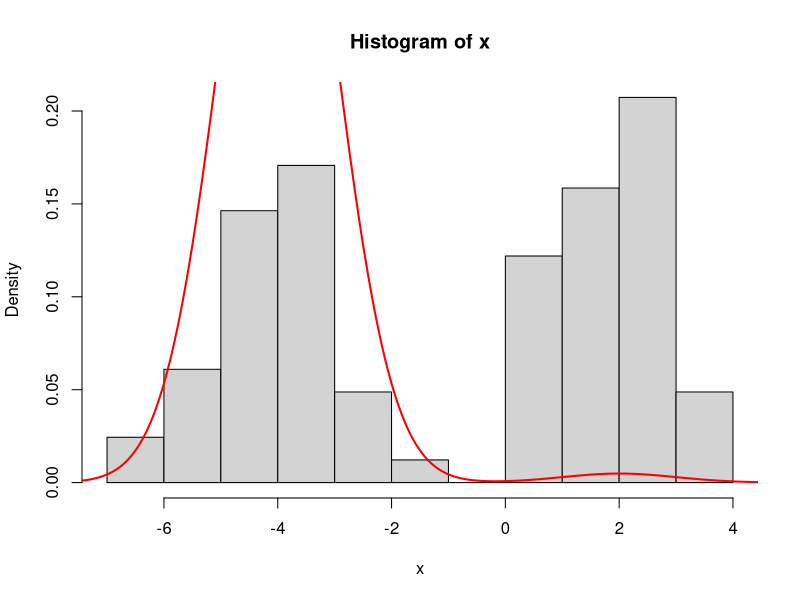

Recreate this plot in R.
################
#---PACKAGES---#
################
require(compiler)

############
#---DATA---#
############
# data generated from a mixture of two normals 0.5 * N(-4,1) + 0.5 * N(2,1) 
x <- c(3.2021219417081, 2.65741884298405, 0.780137036066781, 3.64724723765017, 
       2.81041331245526, -4.62984071052694, -3.14281370657829, -3.12319766617262, 
       0.908978440112633, 2.51957106216094, 1.6829613082298, -3.87567468005131, 
       0.945705446404869, 0.495428223641111, -3.70222557688605, 3.68414040371748, 
       1.71340601895164, 1.14251338854263, -4.67625135117806, -4.36161079110522, 
       2.5622235140633, 2.06378756223698, -6.05965795191174, 2.03357186159356, 
       1.85332992519105, -2.90292806264, -2.3872030054047, 2.97532564926973, 
       1.36038670563403, 2.03484398255987, -2.90544404614717, 1.94541101948915, 
       1.89877326620243, -4.58947787551057, -5.23332969425005, 1.35028279895402, 
       -5.7057364084379, -4.19795250440479, 0.169765958342949, -4.41040237770636, 
       3.23366242337812, 2.7355634096666, -3.79124850215067, 1.81625386149323, 
       1.1244817398166, -5.351603849814, -4.28238069609014, 2.81686670597407, 
       -3.41167847159064, 2.2695834486729, -4.33355486366414, -4.07156878219267, 
       0.66540681953474, 1.54438714296735, -6.69483940993138, -3.33693275965261, 
       -1.79182385472336, 2.57088565077193, 1.36080493186315, 2.47510953571402, 
       2.21485345997249, -3.14067593928145, -5.09841477435681, 0.995868098296324, 
       0.780575051090966, -4.78524027264247, -5.00218879969458, -3.31819478384048, 
       -3.22225921308094, 2.90755400556924, -4.5340589955408, -3.17250220599487, 
       1.3692421554455, 0.471461424865359, 2.21459894893125, -2.10032867323119, 
       -3.94392608719873, -3.96057630155318, -3.71448565584273, 0.730529435675807, 
       2.20540388616452, -4.56182609476879)

##################
#---LIKELIHOOD---#
##################
loglikelihood <- function(mu, z, P, data) {
  # mu - vector with K unique mean values
  # z - vector with N cluster assignments
  # data - vector with N data points
  # P - std dev (fixed)
  logL = 0;
  for(i in 1 : length(data)) {
    xi = data[i]
    mui = mu[z[i]]
    logL = logL + dnorm(x = xi, mean = mui, sd = P, log = TRUE )
  }
  
  return(logL )
}#END: loglikelihood

loglikelihood <- cmpfun(loglikelihood)

#############
#---PRIOR---#
#############
prior <- function(z, K, N, alpha) {
  # prior for cluster assignments
  # @return: loglikelyhood of an assignmnent z
  counts = matrix(NA, ncol = K, dimnames = list(NULL, c(1 : K) ) )
  theTable <- table(z)
  
  for(i in 1 : K) {
    colname <-  colnames(counts)[i]
    value <- theTable[which(names(theTable) == colname)]
    value <- ifelse(is.numeric(value), value, 0)
    counts[, i] <- ifelse(is.na(value), 0, value)
  }#END: i loop
  
  loglike = K * log(alpha)
  for(i in 1 : K) {
    
    eta = counts[i]
    if(eta > 0) {
      loglike = loglike + lfactorial(eta - 1)
    }# END: eta check
    
  }# END: i loop
  
  for(i in 1 : N) {
    loglike = loglike - log(alpha + i - 1)
  }
  
  return(loglike)
}#END: prior

prior <- cmpfun(prior)

# prior(z = c(1, 2, 3), K = 3, N = 3, alpha = 1.0 )
# -log(6)

################
#---PROPOSAL---#
################
proposal <- function(z, K, N) {
  # random walk (symmetric) proposal
  index = sample( c(1 : N), 1)
  value = sample( c(1 : K), 1 )
  
  r.cand = z
  r.cand[index] = value
  
  d.cand = 1
  d.curr = 1
  
  return(list(r.cand = r.cand, d.cand = d.cand, d.curr = d.curr))
}# END: proposal

proposal <- function(z, K, N, alpha) {
  # gibbs proposal (algorithm 2 from Neal 2000)
  # TODO: likelihood
  r.cand = z
  for(index in 1 : N) {
    
    occupancy = matrix(NA, ncol = K, dimnames = list(NULL, c(1 : K) ) )
    zi = r.cand[ - index]
    theTable = table(zi)
    
    for(i in 1 : K) {
      colname <-  colnames(occupancy)[i]
      value <- theTable[which(names(theTable) == colname)]
      value <- ifelse(is.numeric(value), value, 0)
      occupancy[, i] <- ifelse(is.na(value), 0, value)
    }#END: i loop
    
    probs = matrix(NA, ncol = K, dimnames = list(NULL, c(1 : K) ) )
    for(i in 1 : K) {
      
      if(occupancy[i] == 0) {#draw new
        
        probs[i] = ( (alpha) / (N - 1 + alpha) )
        
      } else { # draw existing
        
        probs[i] = ( (occupancy[i]) / (N - 1 + alpha) )
        
      }#END: occupation check
      
    }#END: i loop
    
    value = sample(c(1 : K), size = 1, prob = probs)
    r.cand[index] = value
  }#END: index loop
  
  d.cand = 1
  d.curr = 1
  
  return(list(r.cand = r.cand, d.cand = d.cand, d.curr = d.curr))
}#END: proposal

proposal <- cmpfun(proposal)

###############
#---SAMPLER---#
###############
metropolisHastings <- function(loglikelihood, prior, proposal, data, startvalue, mu, alpha, Nsim) {
  
  N <- length(startvalue)
  K <- length(mu)
  
  chain = array(dim = c(Nsim, N))
  chain[1, ] = startvalue
  for (i in 1 : (Nsim - 1)) {
    
    candidate = proposal(z = chain[i, ], K, N, alpha)
    
    r.candidate = candidate$r.cand
    d.candidate = candidate$d.cand
    d.curr = candidate$d.curr
    
    probab = exp(
      (loglikelihood(mu = mu, z = r.candidate, P = P, data) + prior(r.candidate, K, N, alpha) + log(d.candidate)) -
        (loglikelihood(mu = mu, z = chain[i, ], P = P, data) + prior(chain[i, ], K, N, alpha) + log(d.curr))
    )
    
    if (runif(1) < probab) {
      chain[i + 1, ] = r.candidate
    } else {
      chain[i + 1, ] = chain[i, ]
    }#END: accept check
    
  }#END: iterations loop
  
  return(chain)
}#END: metropolisHastings

metropolisHastings <- cmpfun(metropolisHastings)

############
#---MCMC---#
############
Nsim  <- 10^3
N     <- length(x)
P     <- 1
alpha <- 0.01
z     <- rep(1, N)
mu    <- c(-4,2)

chain = metropolisHastings(loglikelihood, prior, proposal, data = x, startvalue = z, mu, alpha, Nsim)

z = chain[dim(chain)[1], ]

probs = rep(NA, length(mu))
for(i in 1 : length(probs)) {
  probs[i] = sum(z == i) / N
}

grid = seq(min(x) - 1, max(x) + 1, length = 500)
dens = rep(NA, length = length(grid))

for(i in 1 : length(grid)) {
  dens[i] = sum(probs * dnorm(grid[i], mu, P))
}

hist(x, freq = FALSE)
lines(grid, dens, col = 'red', lwd = 2)
